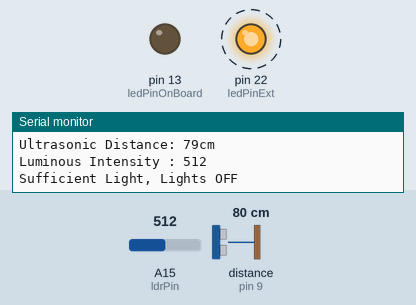
The sketch below on a simulated Arduino Mega 2560, built with avr-gcc and run on an emulated ATmega2560. Parts: output pins drawn as LEDs (lit = HIGH), the last lines printed to the serial monitor. Wiring (inferred from the names in the program): ultrasonic range finder: trigger pin 10; echo pin 9. Dashed ring = blinking. The inputs (shaded band) are chosen by the test bench; at power-on: A15 (ldrPin) = 512, distance to the obstacle (sensor on pin 9) 80 cm. The echo pulse lasts 58.3 µs per cm; pins used as bus, display or sensor lines are not drawn.

Above: at 3.0 s.
3.1 s: A15 (ldrPin) set to 318
6.6 s: A15 (ldrPin) set to 286
At 7.3 s:
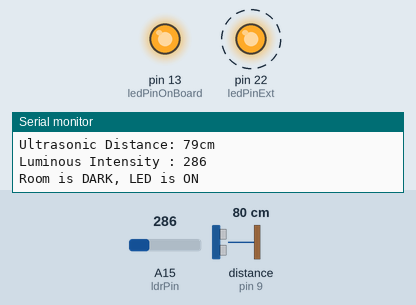
12.8 s: A15 (ldrPin) set to 306
At 15.6 s:
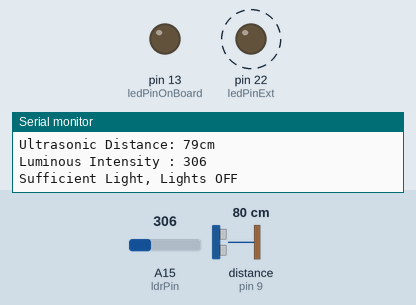
19.3 s: A15 (ldrPin) set to 290
At 21.8 s:
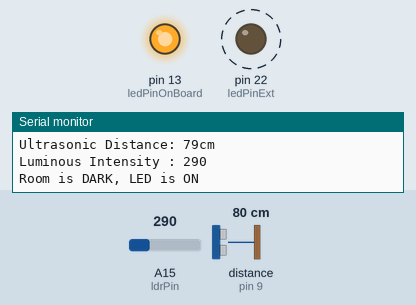
Timing chart, 0 to 26.8 s (numbered marks = the images above; inputs shaded):
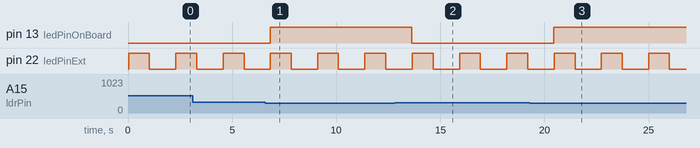

The sketch:

US_LDR.ino
```cpp
//set pin numbers. const won't change

// Ultrasonic PIN configurations & Varibales
const int US_trigPin = 10; //set trig pin to 9
const int US_echoPin = 9; //set echo pin to 10

long US_duration;
int US_distance;
long US_cm;

// LDR PIN configurations & Varibales
const int ledPinExt = 22; //the number of the Ext LED pin
const int ledPinOnBoard = 13; //the number of the on-board LED pin
const int ldrPin = A15; //the number of the LDR pin

void setup()
{
    Serial.begin(9600); // Starts the serial communication

    setupUltrasonic();
    setupLDR();
}

void loop()
{
    loopUltrasonic();
    loopLDR();
    delay(250);
}

void setupUltrasonic()
{
    pinMode(US_trigPin , OUTPUT); // Sets the trigPin as an Output
    pinMode(US_echoPin, INPUT); // Sets the echoPin as an Input
}

void setupLDR()
{
    pinMode(ledPinExt, OUTPUT); //initialize the External LED pin as an output
    pinMode(ledPinOnBoard, OUTPUT); //initialize the on-board LED pin as an output
    pinMode(ldrPin, INPUT);   //initialize the LDR pin as an input
}

void loopUltrasonic()
{
    // Clears the trigPin
    digitalWrite(US_trigPin, LOW);
    delayMicroseconds(5);
    // Sets the trigPin on HIGH state for 10 micro seconds

    digitalWrite(US_trigPin, HIGH);
    delayMicroseconds(10);

    digitalWrite(US_trigPin, LOW);
    // Reads the echoPin, returns the sound wave travel time in microseconds

    US_duration = pulseIn(US_echoPin, HIGH);
    // Calculating the distance

    US_distance = US_duration*0.034/2;
    // Prints the distance on the Serial Monitor
    Serial.print("Ultrasonic Distance: ");
    Serial.print(US_distance);
    Serial.println("cm");
}

void loopLDR()
{
    Ldr_Sensor();
    ExtLED();
}

void Ldr_Sensor()
{
    int ldrReading = 0;

    ldrReading = analogRead(ldrPin); //read the status of the LDR value
    Serial.print("Luminous Intensity : ");
    Serial.println(ldrReading);

    /*check if the LDR status is <= 300
     *if it is, the LED is HIGH
     */
    if (ldrReading <= 300)
    {
        digitalWrite(ledPinOnBoard, HIGH); //turn LED on
        Serial.println("Room is DARK, LED is ON");
    }
    else
    {
        digitalWrite(ledPinOnBoard, LOW); //turn LED off
        Serial.println("Sufficient Light, Lights OFF");
    }
}

void ExtLED()
{
    digitalWrite(ledPinExt, HIGH);
    delay(1000);
    digitalWrite(ledPinExt, LOW);
    delay(1000);
}
```

Measured:
- the behaviour switches between 301 and 300 on A15 (ldrPin) (found by bisection; images 0 and 1)
- after the input at 6.6 s, pin 13 (ledPinOnBoard): LOW → HIGH after 0.23 s
- after the input at 12.8 s, pin 13 (ledPinOnBoard): HIGH → LOW after 0.83 s
- after the input at 19.3 s, pin 13 (ledPinOnBoard): LOW → HIGH after 1.2 s
- by itself, pin 22 (ledPinExt): alternates HIGH for 1.0 s and LOW for 1.3 s
